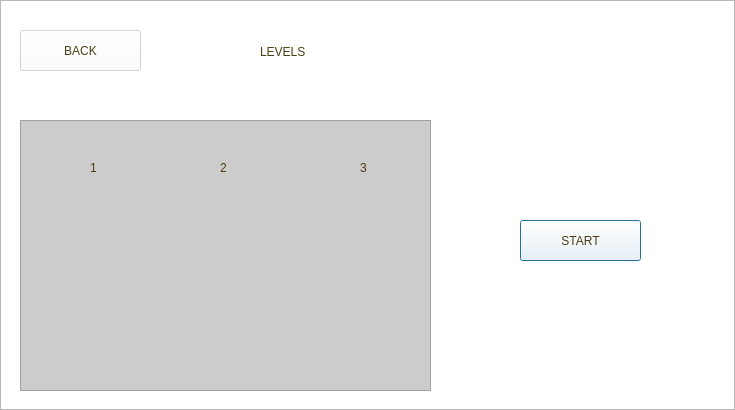
<?xml version="1.0" encoding="UTF-8"?>
<ui version="4.0">
 <class>Dialog</class>
 <widget class="QDialog" name="Dialog">
  <property name="geometry">
   <rect>
    <x>0</x>
    <y>0</y>
    <width>735</width>
    <height>410</height>
   </rect>
  </property>
  <property name="minimumSize">
   <size>
    <width>735</width>
    <height>410</height>
   </size>
  </property>
  <property name="maximumSize">
   <size>
    <width>735</width>
    <height>410</height>
   </size>
  </property>
  <property name="windowTitle">
   <string>Dialog</string>
  </property>
  <property name="styleSheet">
   <string notr="true"/>
  </property>
  <widget class="QFrame" name="frame">
   <property name="geometry">
    <rect>
     <x>0</x>
     <y>0</y>
     <width>735</width>
     <height>410</height>
    </rect>
   </property>
   <property name="minimumSize">
    <size>
     <width>735</width>
     <height>410</height>
    </size>
   </property>
   <property name="maximumSize">
    <size>
     <width>735</width>
     <height>410</height>
    </size>
   </property>
   <property name="styleSheet">
    <string notr="true"/>
   </property>
   <property name="frameShape">
    <enum>QFrame::StyledPanel</enum>
   </property>
   <property name="frameShadow">
    <enum>QFrame::Raised</enum>
   </property>
   <widget class="QGraphicsView" name="graphicsView">
    <property name="geometry">
     <rect>
      <x>0</x>
      <y>0</y>
      <width>735</width>
      <height>410</height>
     </rect>
    </property>
    <property name="minimumSize">
     <size>
      <width>735</width>
      <height>410</height>
     </size>
    </property>
    <property name="maximumSize">
     <size>
      <width>735</width>
      <height>410</height>
     </size>
    </property>
    <property name="styleSheet">
     <string notr="true">background-image: url(:/images/main menu/natureMain.jpg);</string>
    </property>
   </widget>
   <widget class="QLabel" name="label">
    <property name="geometry">
     <rect>
      <x>260</x>
      <y>20</y>
      <width>361</width>
      <height>63</height>
     </rect>
    </property>
    <property name="styleSheet">
     <string notr="true">font: 48pt &quot;Futura&quot;;
color:#4b3e10;</string>
    </property>
    <property name="text">
     <string>LEVELS</string>
    </property>
    <property name="buddy">
     <cstring>graphicsView</cstring>
    </property>
   </widget>
   <widget class="QPushButton" name="playButton">
    <property name="geometry">
     <rect>
      <x>520</x>
      <y>220</y>
      <width>121</width>
      <height>41</height>
     </rect>
    </property>
    <property name="styleSheet">
     <string notr="true">font: 24pt &quot;Futura&quot;;
background-color:rgba(255, 255, 255, 100);
color:#4b3e10;

</string>
    </property>
    <property name="text">
     <string>START</string>
    </property>
   </widget>
   <widget class="QPushButton" name="pushButton">
    <property name="geometry">
     <rect>
      <x>20</x>
      <y>30</y>
      <width>121</width>
      <height>41</height>
     </rect>
    </property>
    <property name="styleSheet">
     <string notr="true">font: 24pt &quot;Futura&quot;;
background-color:rgba(255, 255, 255, 150);
color:#4b3e10;

</string>
    </property>
    <property name="text">
     <string>BACK</string>
    </property>
   </widget>
   <widget class="QRadioButton" name="rb3">
    <property name="geometry">
     <rect>
      <x>340</x>
      <y>150</y>
      <width>51</width>
      <height>36</height>
     </rect>
    </property>
    <property name="styleSheet">
     <string notr="true">font: 24pt &quot;Futura&quot;;
color:#4b3e10;
background-color: rgba(255, 255, 255, 0);</string>
    </property>
    <property name="text">
     <string>3</string>
    </property>
   </widget>
   <widget class="QRadioButton" name="rb2">
    <property name="geometry">
     <rect>
      <x>200</x>
      <y>150</y>
      <width>51</width>
      <height>36</height>
     </rect>
    </property>
    <property name="styleSheet">
     <string notr="true">font: 24pt &quot;Futura&quot;;
color:#4b3e10;
background-color: rgba(255, 255, 255, 0);</string>
    </property>
    <property name="text">
     <string>2</string>
    </property>
   </widget>
   <widget class="QRadioButton" name="rb1">
    <property name="geometry">
     <rect>
      <x>70</x>
      <y>150</y>
      <width>51</width>
      <height>36</height>
     </rect>
    </property>
    <property name="styleSheet">
     <string notr="true">font: 24pt &quot;Futura&quot;;
color:#4b3e10;
background-color: rgba(255, 255, 255, 0);</string>
    </property>
    <property name="text">
     <string>1</string>
    </property>
   </widget>
   <widget class="QGraphicsView" name="graphicsView_2">
    <property name="geometry">
     <rect>
      <x>20</x>
      <y>120</y>
      <width>411</width>
      <height>271</height>
     </rect>
    </property>
    <property name="styleSheet">
     <string notr="true">background-color: rgba(128, 128, 128, 102);</string>
    </property>
   </widget>
   <zorder>graphicsView</zorder>
   <zorder>label</zorder>
   <zorder>playButton</zorder>
   <zorder>pushButton</zorder>
   <zorder>graphicsView_2</zorder>
   <zorder>rb1</zorder>
   <zorder>rb2</zorder>
   <zorder>rb3</zorder>
  </widget>
 </widget>
 <resources/>
 <connections>
  <connection>
   <sender>playButton</sender>
   <signal>clicked()</signal>
   <receiver>Dialog</receiver>
   <slot>startGame()</slot>
   <hints>
    <hint type="sourcelabel">
     <x>580</x>
     <y>241</y>
    </hint>
    <hint type="destinationlabel">
     <x>-6</x>
     <y>90</y>
    </hint>
   </hints>
  </connection>
  <connection>
   <sender>rb1</sender>
   <signal>clicked()</signal>
   <receiver>Dialog</receiver>
   <slot>selectLevel()</slot>
   <hints>
    <hint type="sourcelabel">
     <x>244</x>
     <y>176</y>
    </hint>
    <hint type="destinationlabel">
     <x>266</x>
     <y>434</y>
    </hint>
   </hints>
  </connection>
  <connection>
   <sender>rb2</sender>
   <signal>clicked()</signal>
   <receiver>Dialog</receiver>
   <slot>selectLevel()</slot>
   <hints>
    <hint type="sourcelabel">
     <x>373</x>
     <y>185</y>
    </hint>
    <hint type="destinationlabel">
     <x>-16</x>
     <y>349</y>
    </hint>
   </hints>
  </connection>
  <connection>
   <sender>pushButton</sender>
   <signal>clicked()</signal>
   <receiver>Dialog</receiver>
   <slot>back()</slot>
   <hints>
    <hint type="sourcelabel">
     <x>106</x>
     <y>47</y>
    </hint>
    <hint type="destinationlabel">
     <x>-3</x>
     <y>321</y>
    </hint>
   </hints>
  </connection>
  <connection>
   <sender>rb3</sender>
   <signal>clicked()</signal>
   <receiver>Dialog</receiver>
   <slot>selectLevel()</slot>
   <hints>
    <hint type="sourcelabel">
     <x>366</x>
     <y>168</y>
    </hint>
    <hint type="destinationlabel">
     <x>505</x>
     <y>646</y>
    </hint>
   </hints>
  </connection>
 </connections>
 <slots>
  <slot>selectLevel()</slot>
  <slot>startGame()</slot>
  <slot>back()</slot>
 </slots>
</ui>
